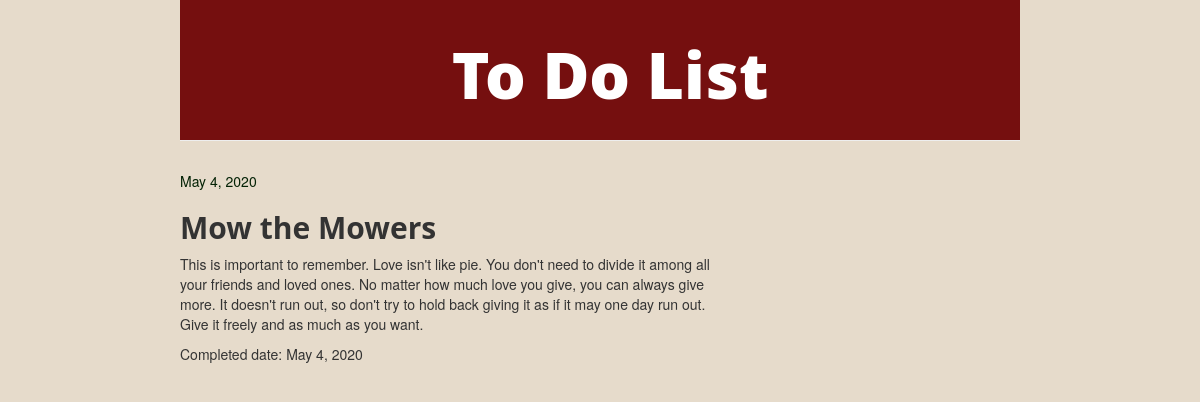
The page /task/13/ on the database its author committed.
### todoapp/models.py (models this page shows, shortened)
class Task(models.Model):
    posted_by = models.ForeignKey(settings.AUTH_USER_MODEL, on_delete=models.CASCADE, null=True)
    task_title = models.CharField(max_length=100)
    task_text = models.TextField()
    posted_date = models.DateField(default=timezone.now)
    checkbox = models.BooleanField(default=False)
    completed_date = models.DateField(blank=True, null=True)

### todoapp/views.py (the view)
# urls.py: path('task/<int:pk>/', views.task_detail, name='task_detail'),
def task_detail(request, pk):
    task = get_object_or_404(Task, pk=pk)
    return render(request, 'todoapp/task_detail.html', {'task':task})

### todoapp/templates/todoapp/task_detail.html (shortened to what this page needs)
{% extends 'todoapp/base.html' %}
{% block content %}
    <div class="post">
        {% if task.posted_date %}
            <div class="date">
                {{ task.posted_date }}
            </div>
        {% endif %}
        <h2>{{ task.task_title }}</h2>
        <p>{{ task.task_text|linebreaksbr }}</p>
        <p>Completed date: {{ task.completed_date }}</p>
    </div>
{% endblock %}

### todoapp/static/css/todo.css (style rules this page uses)
body { padding-left: 180px; padding-right: 180px; background-color: rgb(230, 219, 203); }
h1, h2, h3, h4 { font-family: 'Open Sans'; font-weight: bold; }
.date { color: #032205; }

### rows shown on the page
Task: posted_date "May 4, 2020", task_title "Mow the Mowers", task_text "This is important to remember. Love isn't like pie. You don't need to divide it among all your friends and loved ones. No matter how much love you give, you can always give more. It doesn't run out, so don't try to hold back giving it as if it may one day run out. Give it freely and as much as you want.", completed_date "May 4, 2020"
